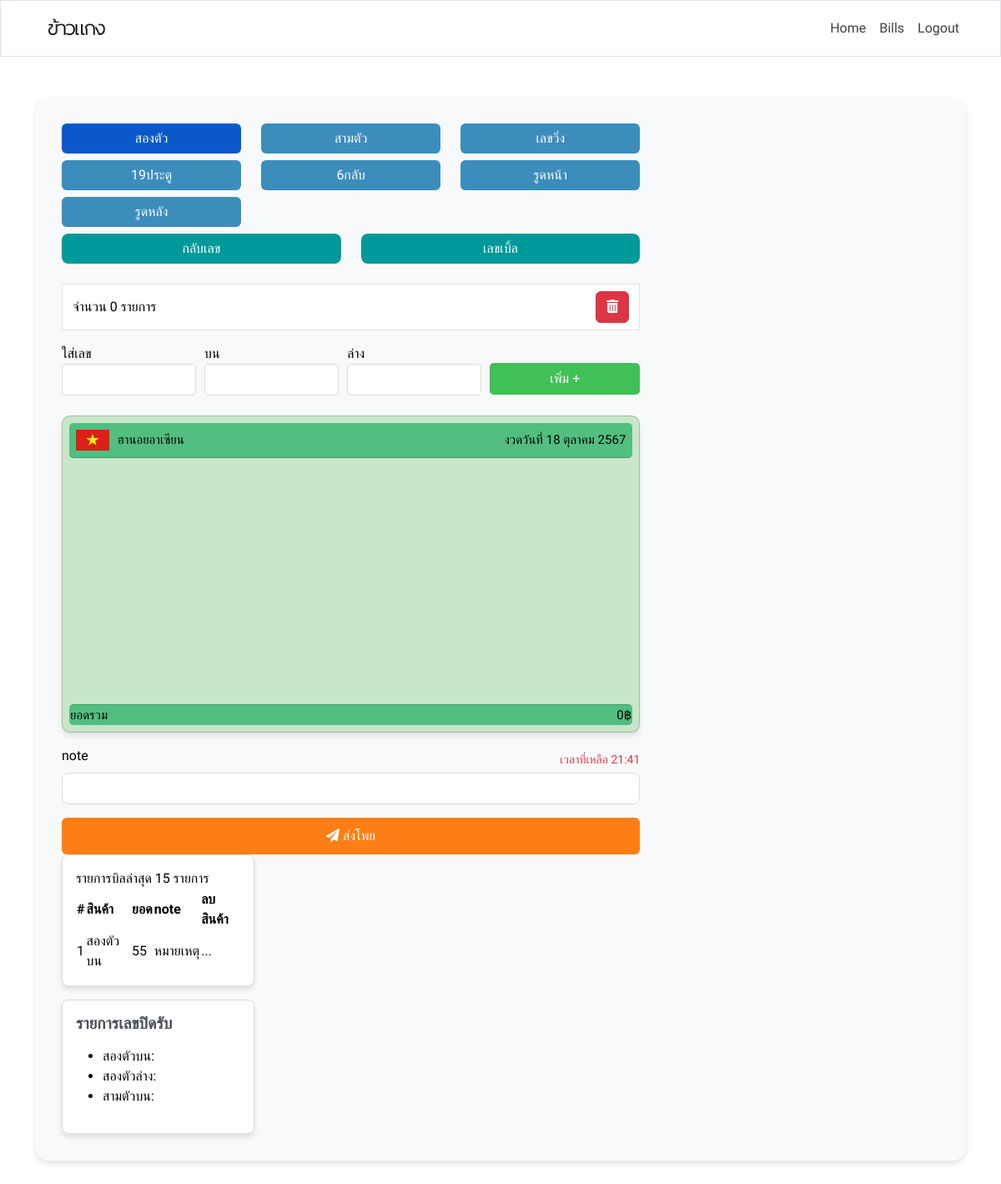
The page /bet-detail/1/ (signed in) on the database as committed earlier.
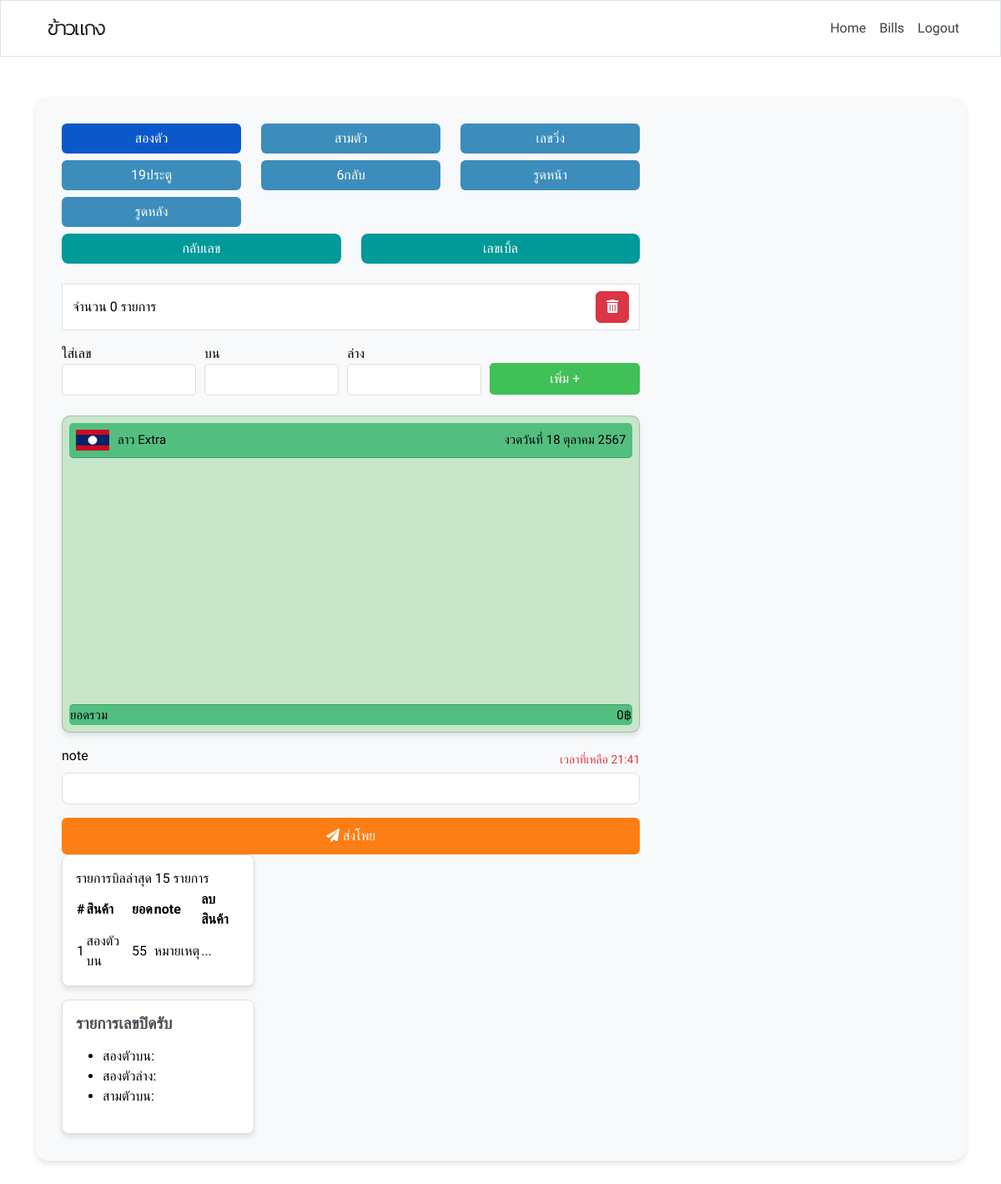
The same page on the database as committed later.
### lottery/models.py (models this page shows, shortened)
class Lottery(models.Model):
    lottery_type = models.ForeignKey(LotteryType, on_delete=models.SET_NULL, null=True, blank=True, verbose_name='ประเภทหวย')
    name = models.CharField(max_length=100, verbose_name='ชื่อหวย')
    close_time = models.TimeField(verbose_name='เวลาปิดรับ')
    result_time = models.TimeField(verbose_name='เวลาออกผล')
    image = models.ImageField(upload_to='lottery_images/', null=True, blank=True, verbose_name='รูปภาพหวย')
    class Meta:
        verbose_name = 'หวย'
        verbose_name_plural = 'หวย'

### lottery/views.py (the view, shortened to what this page needs)
# urls.py: path('bet-detail/<int:pk>/', LotteryDetailView.as_view(), name='lottery_detail'),
class LotteryDetailView(LoginRequiredMixin, TemplateView):
    template_name = 'bet_detail.html'
    def get_context_data(self, **kwargs):
        context = super().get_context_data(**kwargs)
        lottery_id = self.kwargs.get('pk')
        lottery = get_object_or_404(Lottery, pk=lottery_id)
        bangkok_tz = pytz.timezone('Asia/Bangkok')
        now = datetime.now(bangkok_tz)
        thai_months = [
            'มกราคม', 'กุมภาพันธ์', 'มีนาคม', 'เมษายน', 'พฤษภาคม', 'มิถุนายน',
            'กรกฎาคม', 'สิงหาคม', 'กันยายน', 'ตุลาคม', 'พฤศจิกายน', 'ธันวาคม'
        ]
        formatted_date = f"{now.day} {thai_months[now.month - 1]} {now.year + 543}"  # Format as Thai date
        context['lottery'] = lottery
        context['draw_date'] = formatted_date
        return context

### lottery/templates/bet_detail.html (shortened to what this page needs)
{% extends 'base.html' %}
{% load static %}
{% block style %}
<link rel="stylesheet" href="{% static 'css/detail/styles.css' %}">
<link rel="stylesheet" href="https://cdnjs.cloudflare.com/ajax/libs/font-awesome/5.15.3/css/all.min.css">
{% endblock %}
{% block content %}
<div class="container-fluid">
    <div class="row justify-content-center">
        <div class="col-md-12 content-area">
            <div class="row">
                <div class="col-12 col-xl-8">
                    <div class="bet-buttons">
                        <div class="row mb-2">
                            <div class="col">
                                <label class="btn btn-primary w-100" for="option1">สองตัว</label>
                            </div>
                            <div class="col">
                                <label class="btn btn-primary w-100" for="option2">สามตัว</label>
                            </div>
                            <div class="col">
                                <label class="btn btn-primary w-100" for="option3">เลขวิ่ง</label>
                            </div>
                        </div>
                        <div class="row mb-2">
                            <div class="col">
                                <label class="btn btn-primary w-100" for="option4">19ประตู</label>
                            </div>
                            <div class="col">
                                <label class="btn btn-primary w-100" for="option5">6กลับ</label>
                            </div>
                            <div class="col">
                                <label class="btn btn-primary w-100" for="option6">รูดหน้า</label>
                            </div>
                        </div>
                        <div class="row mb-2">
                            <div class="col-4">
                                <label class="btn btn-primary w-100" for="option7">รูดหลัง</label>
                            </div>
                        </div>
                        <div class="row mb-2">
                            <div class="col-6" id="back-number-btn">
                                <button type="button" class="btn btn-secondary w-100" onclick="reverseBets()">กลับเลข</button>
                            </div>
                            <div class="col-6" id="double-number-btn">
                                <button type="button" class="btn btn-secondary w-100">เลขเบิ้ล</button>
                            </div>
                        </div>
                    </div>
                    <div class="container border my-3 bg-white py-2">
                        <div class="d-flex justify-content-between align-items-center rounded">
                            <span>จำนวน <span id="bet-list-summary">0</span> รายการ</span>
                            <button class="btn btn-danger" onclick="clearBets()">
                                <i class="fas fa-trash-alt"></i>
                            </button>
                        </div>
                    </div>
                    <form id="bet-form" method="POST">
                        <div class="d-flex mb-3 align-items-center">
                            <div class="form-group" style="width: 200px; margin-right: 10px;">
                                <label for="bet-number">ใส่เลข</label>
                                <input type="text" id="bet-number" class="form-control" style="border-radius: 5px; height: 38px;">
                            </div>
                            <div class="form-group" style="width: 200px; margin-right: 10px;">
                                <label for="bet-top">บน</label>
                                <input type="text" id="bet-top" class="form-control" style="border-radius: 5px; height: 38px;">
                            </div>
                            <div class="form-group" style="width: 200px; margin-right: 10px;">
                                <label for="bet-bottom">ล่าง</label>
                                <input type="text" id="bet-bottom" class="form-control" style="border-radius: 5px; height: 38px;">
                            </div>
                            <div>
                                <button type="button" class="btn" style="background-color: rgb(64, 192, 87); color: white; height: 38px;width: 180px; border-radius: 5px; margin-top: 14px;" onclick="addBet()">เพิ่ม +</button>
                            </div>
                        </div>
                    <div class="bet-summary card p-2" style="background-color: #c8e6c9; border-radius: 10px; padding: 20px; max-width: 100%; height: 380px;">
                        <div class="bet-summary-header card-header" style="display: flex; justify-content: space-between; align-items: center; background-color: #52be80; padding: 8px; border-radius: 5px;">
                            <div style="display: flex; align-items: center;">
                                <img src="{{ lottery.image.url }}" alt="{{ lottery.name }}" style="width: 40px; height: 25px; margin-right: 10px;">
                                <span style="color: black; font-weight: normal; font-size: 15px;">{{ lottery.name }}</span>
                            </div>
                            <p class="mb-0" style="color: black; font-weight: normal; font-size: 15px">งวดวันที่ {{ draw_date }}</p>
                        </div>
                        <div id="bet-list" class="bet-list card-body" style="background-color: #c8e6c9; max-height: 300px; overflow-y: auto;">
                        </div>
                        <div class="d-flex justify-content-between card-footer" style="background-color: #52be80; padding: 1px; border-radius: 5px;">
                            <span style="color: black; font-weight: normal; font-size: 15px">ยอดรวม</span>
                            <span id="total-amount" style="color: black; font-weight: normal; font-size: 15px">0฿</span>
                        </div>
                    </div>
                    <div class="d-flex justify-content-between align-items-center">
                        <label for="note" class="form-label">note</label>
                        <span class="text-danger" style="font-size: 14px;">เวลาที่เหลือ <span>21:41</span></span>
                    </div>
                    <textarea id="note" class="form-control mb-3" style="height: 20px; overflow-y: hidden; resize: none;"></textarea>
                    <div class="d-flex justify-content-center">
                        <button id="sendBetButton" class="btn btn-bills w-100" type="button" style="padding: 10px 40px;">
                            <i class="fas fa-paper-plane"></i> ส่งโพย
                        </button>
                    </div>
<div class="col-md-4">
    <div class="bet-history mb-3">
        <h7>รายการบิลล่าสุด 15 รายการ</h7>
        <table id="Bill15" class="table-bill-history">
            <thead>
                <tr>
                    <th>#</th>
                    <th>สินค้า</th>
                    <th>ยอด</th>
                    <th>note</th>
                    <th>ลบสินค้า</th>
                </tr>
            </thead>
            <tbody>
                <tr>
                    <td>1</td>
                    <td>สองตัวบน</td>
                    <td>55</td>
                    <td>หมายเหตุ</td>
                    <td>...</td>
                </tr>
            </tbody>
        </table>
    </div>
    <div class="bet-close-number">
        <h5>รายการเลขปิดรับ</h5>
        <ul>
            <li>สองตัวบน: </li>
            <li>สองตัวล่าง: </li>
            <li>สามตัวบน: </li>
        </ul>
    </div>
</div>
</div>
{% endblock %}

### lottery/templates/base.html (shortened to what this page needs)
{% load static %}
<!DOCTYPE html>
<html lang="en">
<head>
    <link href="https://cdn.jsdelivr.net/npm/bootstrap@5.3.3/dist/css/bootstrap.min.css" rel="stylesheet">
    <link rel="stylesheet" href="https://cdnjs.cloudflare.com/ajax/libs/font-awesome/6.6.0/css/all.min.css" />
    {% block style %}
    {% endblock %}
    <link rel="stylesheet" href="{% static 'css/detail/styles.css' %}">
</head>
<body class="d-flex flex-column min-vh-100">
    <header>
        <nav class="navbar navbar-expand-lg navbar-light bg-light-custom border">
            <div class="container">
                <a class="navbar-brand me-3" href="{% url 'index' %}"><img src="{% static 'logo-3.png' %}" alt="logo"></a>
                <div class="collapse navbar-collapse" id="navbarNav">
                    <ul class="navbar-nav ms-auto">
                        {% if user.is_authenticated %}
                        <li class="nav-item">
                            <a class="nav-link" href="{% url 'index' %}">Home</a>
                        </li>
                            <li class="nav-item">
                                <a class="nav-link" href="{% url 'bills' %}">Bills</a>
                            </li>
                            <li class="nav-item">
                                <a class="nav-link" href="{% url 'logout' %}">Logout</a>
                            </li>
                        {% else %}
                            <li class="nav-item">
                                <a class="nav-link" href="{% url 'login' %}">Login</a>
                            </li>
                        {% endif %}
                    </ul>
                </div>
            </div>
        </nav>
    </header>
    <main class="flex-fill">
        <div class="container content-wrapper">
            {% block content %}
            {% endblock %}
        </div>
    </main>
</body>
</html>

### lottery/static/css/detail/styles.css (style rules this page uses)
.content-area { padding: 2rem; background-color: #f8f9fa; border-radius: 1rem; box-shadow: 0 4px 6px rgba(0, 0, 0, 0.1); }
.bet-buttons button { margin-bottom: 0.5rem; width: auto; font-size: 1rem; border-radius: 0.5rem; transition: background-color 0.3s, transform 0.3s, box-shadow 0.3s; }
.bet-summary { background-color: #f8f9fa; padding: 1rem; margin-bottom: 1rem; border-radius: 0.5rem; box-shadow: 0 4px 6px rgba(0, 0, 0, 0.1); transition: transform 0.3s, box-shadow 0.3s; }
.bet-summary-header { font-weight: bold; font-size: 1.2rem; color: #495057; }
.bet-summary p, .bet-summary div, .bet-summary span { color: #495057; }
.form-control { margin-bottom: 0.5rem; border-radius: 0.5rem; border: 1px solid #ddd; transition: border-color 0.3s, box-shadow 0.3s; }
.bet-history, .bet-close-number { background-color: #fff; border: 1px solid #ddd; padding: 1rem; border-radius: 0.5rem; box-shadow: 0 4px 6px rgba(0, 0, 0, 0.1); }
.bet-history h5, .bet-close-number h5 { font-size: 1.2rem; margin-bottom: 1rem; color: #495057; }

### lottery/templates/bet_detail.html (style rules this page uses)
body, .container-fluid { font-family: 'Kanit', sans-serif; }
.bet-buttons .btn { font-size: 16px; font-weight: 500; }
.bet-summary-header, .bet-history h5, .bet-close-number h5 { font-size: 18px; font-weight: 600; }
.bet-form input, .bet-summary, .bet-list-item, .submit-button { font-size: 16px; font-weight: 400; }
.btn-primary { background-color: rgb(60 141 188); border: none; }
.btn-secondary { background-color: rgb(0 153 153); border: none; }
.btn-bills { color: rgb(255, 255, 255); background-color: rgb(253 126 20); border: none; }

### lottery/templates/base.html (style rules this page uses)
body, .container-fluid { font-family: 'Kanit', sans-serif; }
body { background-color: #fff; color: #000000; }
.navbar-brand img { width: 100px; height: 40px; }
.navbar-light .navbar-nav .nav-link { color: rgba(0, 0, 0, 0.75); }
.navbar-light .navbar-brand { color: #000; margin-right: 1rem; }
.bg-light-custom { background-color: rgba(255, 255, 255, 1); }
.container { max-width: auto; }
.content-wrapper { margin-top: 5rem; margin-bottom: 5rem; }
.navbar-brand img { width: 50px; height: 50px; }
.navbar-collapse { flex-grow: 0; }
@media (min-width: 576px) { .content-wrapper { margin-top: 3rem; margin-bottom: 3rem; } }

Rows that differ between the two databases and show on the page:
changed Lottery: image: a different picture; name "ฮานอยอาเซียน" → "ลาว Extra"
